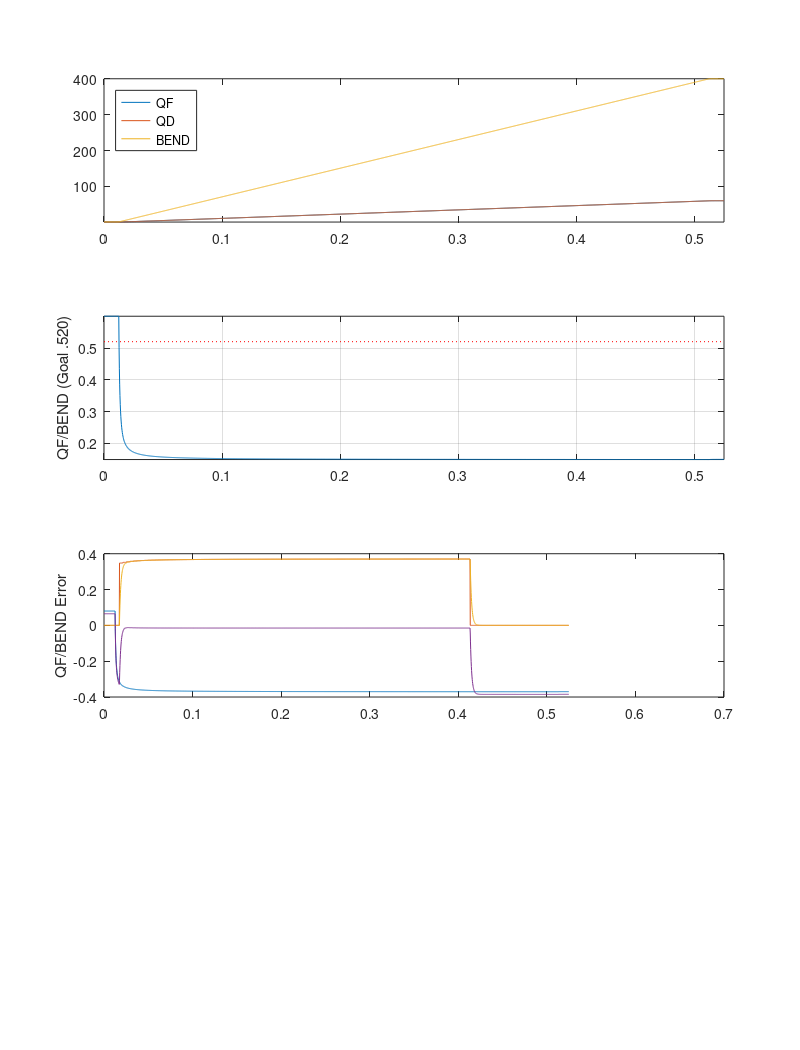

MATLAB code for this plot: (Note: this script raises an error after producing the figure.)
%clear


Fig1 = 1;

% Power supply TF
w = 2 * pi * 100;
sys = tf(1,[1/w 1]);
%bode(H)


% The inverse system
Fc = 2 * pi * 100000000;   % High frequency poles for the compensation
wc = 2 * pi * 100;
sysinv = tf([1/wc 1], conv([1/Fc 1],[1/Fc 1]));



% Input
if ~exist('BEND','var')
    BEND =         [ones(1,50) linspace(1,400,2000) 400*ones(1,50)]';
    QFcommand = .6*[ones(1,50) linspace(1,100,2000) 100*ones(1,50)]';
    QDcommand = .6*[ones(1,50) linspace(1,100,2000) 100*ones(1,50)]';

    % Monitor sample rate
    fs = 4000;
    t = (0:(length(BEND)-1)) / fs;

else
    QFcommand = QFcommand + BEND .* dQFcommand;
    QDcommand = QDcommand + BEND .* dQDcommand;
end


% Simulate the power supply response
[QF, t1, x1] = lsim(sys, QFcommand-QFcommand(1), t); 
QF = QF + QFcommand(1);
[QD, t1, x1] = lsim(sys, QDcommand-QDcommand(1), t);
QD = QD + QDcommand(1);


% Goal 
QFratio = QF./BEND; 
QDratio = QD./BEND;


figure(Fig1);
clf reset
subplot(4,1,1);
plot(t, [QF(:) QD(:) BEND(:)]);
legend('QF', 'QD', 'BEND', 'Location', 'NorthWest');
axis tight;

subplot(4,1,2);
plot(t, QFratio);
hold on
plot([min(t) max(t)],[.520 .520],':r');
hold off
ylabel('QF/BEND (Goal .520)');
axis tight;
%yaxis([.45 .6]);
grid on;

orient tall


% figure(Fig2);
% clf reset
% subplot(4,1,1);
% plot(t, [QF(:) QD(:) BEND(:)]);
% legend('QF', 'QD', 'BEND', 'Location', 'NorthWest');
% axis tight;
% 
% subplot(4,1,2);
% plot(t, QDratio);
% hold on;
% plot([min(t) max(t)],[.535 .535],':r');
% hold off
% ylabel('QD/BEND (Goal .535)');
% axis tight;
% %yaxis([.45 .6]);
% grid on;
% 
% orient tall



% Base on time
[tmp, i2]   = max(find(t < .0177));
[tmp, i100] = max(find(t < .4135));
Index = linspace(i2,i100,100);
dIndex = round(mean(diff(Index)));
Index = dIndex*(0:length(Index)-1)+Index(1);


% Put the waveform to track through the inverse system
[dQFcommand, tinv, xinv] = lsim(sysinv, .520-QFratio, t);
[dQDcommand, tinv, xinv] = lsim(sysinv, .535-QDratio, t);

[dQFcommandILC, tinv, xinv] = lsim(sysinv, .520-QFratio(Index), t(Index));
[dQDcommandILC, tinv, xinv] = lsim(sysinv, .535-QDratio(Index), t(Index));

% Simulate on 4096 point wave form
dQFcommand = dQFcommand * 0;
for i = 0:dIndex-1
    %dQFcommand(Index+i) = dQFcommandILC;
    dQFcommand(Index+i-dIndex) = dQFcommandILC;  % Or start the simulator sooner!
end


% % May want to low pass the command but don't add phase delay
% [b,a] = butter(5,.2);
% dQFcommand1 = filtfilt(b, a, dQFcommand);


% Simulate the result
[QFsim, t1, x1] = lsim(sys, dQFcommand, t);
[QDsim, t1, x1] = lsim(sys, dQDcommand, t);



figure(Fig1);
subplot(4,1,3);
plot(t,[QFratio-.520 dQFcommand QFsim QFratio-.535+QFsim]);
ylabel('QF/BEND Error');
legend('QF/BEND-.520', '\DeltaQFcommand', '\DeltaQFsim', 'QF/BEND-.535+\DeltaQFsim', 0); %'Location', 'SouthWest');
axis tight;
%yaxis([-.1 .1]);

subplot(4,1,4);
plot(t, BEND .* dQFcommand);
hold on
plot(t(Index), BEND(Index) .* dQFcommand(Index), '.');
ylabel('\DeltaQF [Amps]');
xlabel('Time [Seconds]');
axis tight;
%yaxis([-20 20]);
grid on;


% figure(Fig2);
% subplot(4,1,3);
% %plot(t, [QDratio dQDcommand QDsim QDratio+QDsim]);
% plot(t, [QDratio-.535 dQDcommand QDsim QDratio-.535+QDsim]);
% ylabel('QD/BEND Error');
% legend('QD/BEND-.535', '\DeltaQDcommand', '\DeltaQDsim', 'QD/BEND-.535+\DeltaQDsim', 0);
% axis tight;
% %yaxis([-.1 .1]);
% 
% subplot(4,1,4);
% plot(t, BEND .* dQDcommand);
% ylabel('\DeltaQD [Amps]');
% xlabel('Time [Seconds]');
% axis tight;
% %yaxis([-20 20]);
% grid on;


